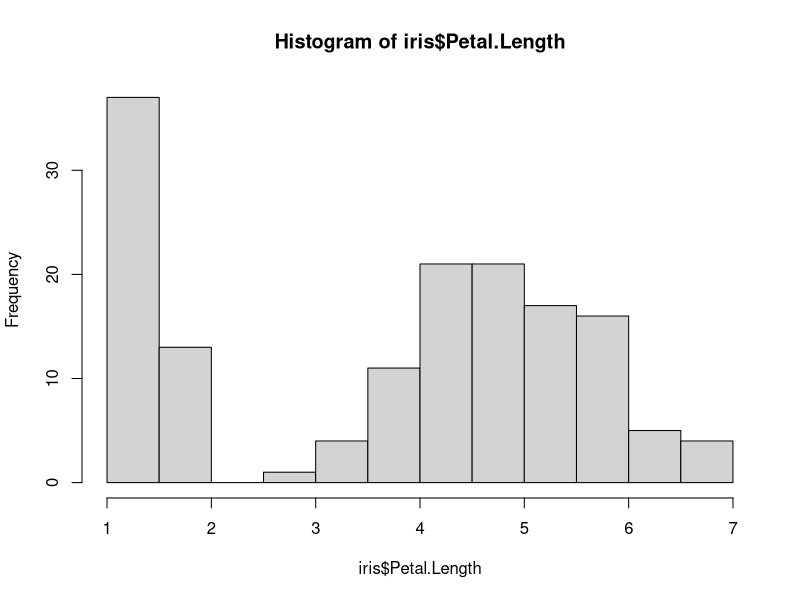
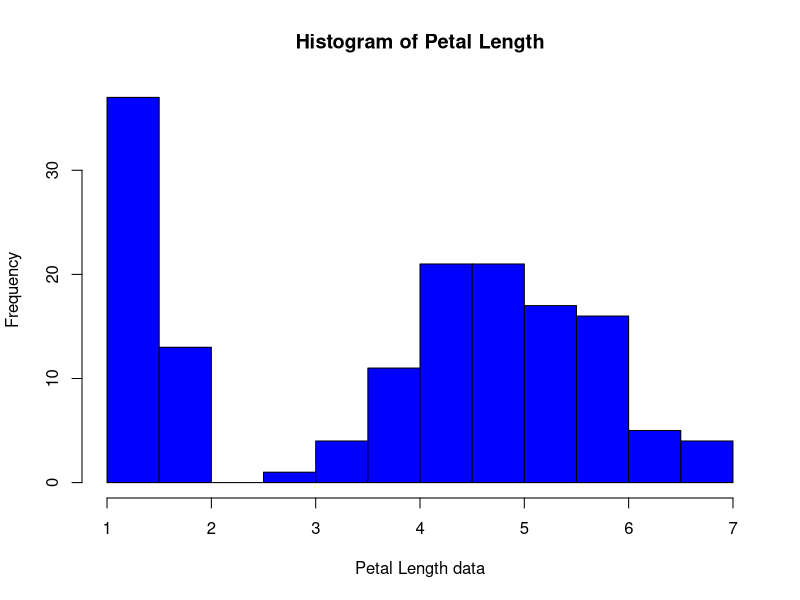

Write R code to recreate these figures, in order.
#Beginning of script, load in Iris data
data("iris")
?mean

#Calculate the mean of Petal.Length
#Assign an object from the mean Petal.Length to be called petal_length_mean
mean(iris$Petal.Length)
petal_length_mean <- mean(iris$Petal.Length)

#Create histogram
hist(iris$Petal.Length)
?hist
?hist
hist(iris$Petal.Length, main="Histogram of Petal Length", col="blue", border="black",
     xlab="Petal Length data")
